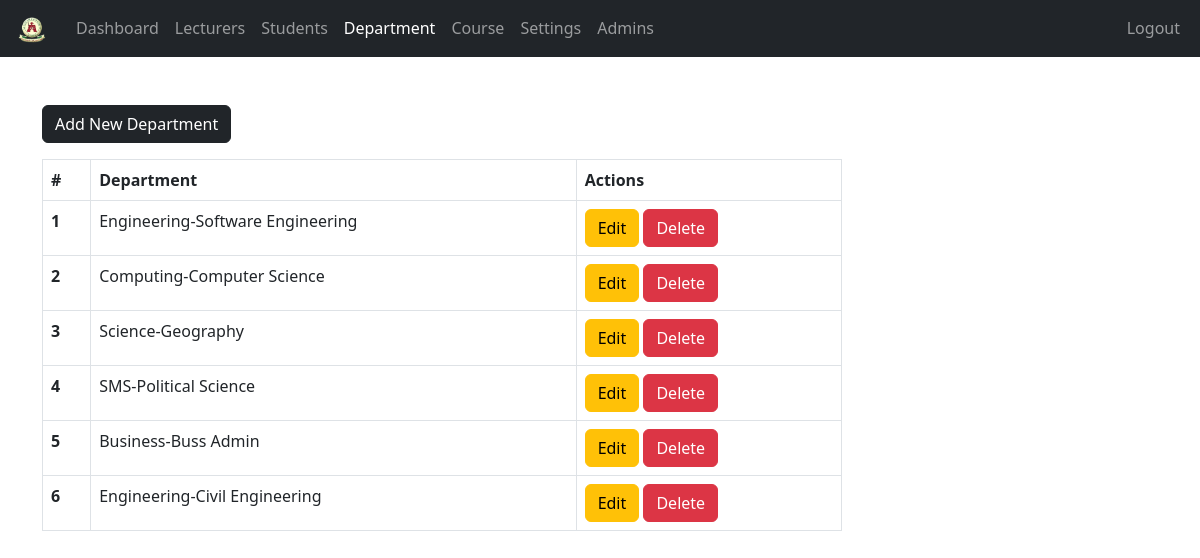
/admin/department.php (signed in), run on an earlier commit of the app's database.
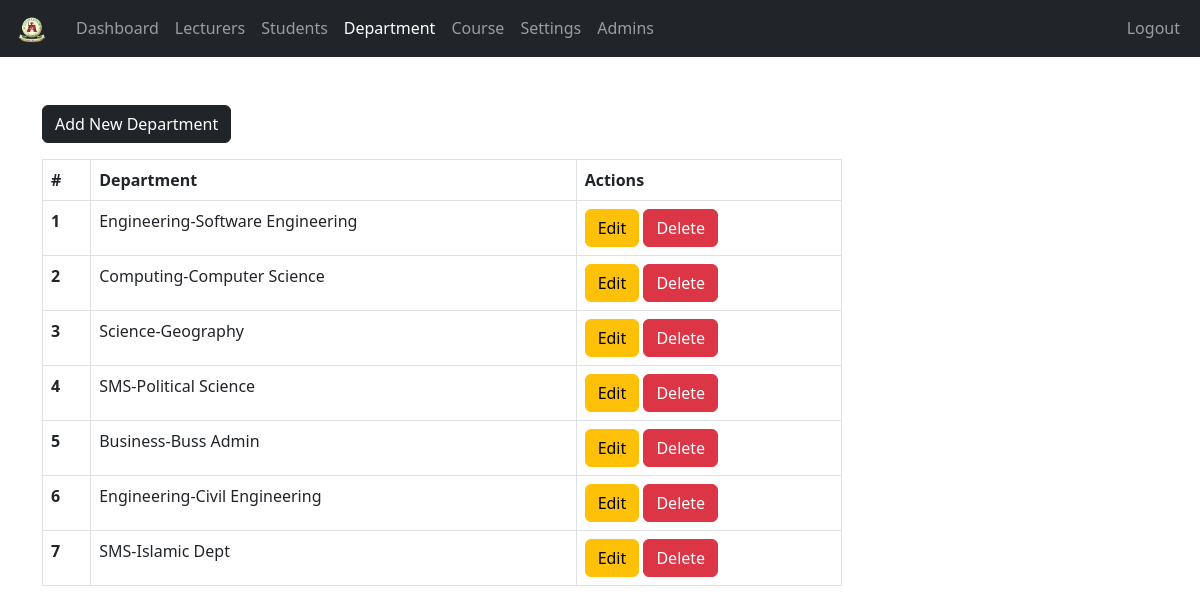
And on a later commit of the database.
### tables this page shows
CREATE TABLE `departments` (
  `department_id` int NOT NULL AUTO_INCREMENT,
  `department` varchar(255) NOT NULL,
  `faculty` varchar(255) NOT NULL,
  PRIMARY KEY (`department_id`),
  UNIQUE KEY `department_id` (`department_id`)
);

### admin/data/department.php (called while the page is built, shortened)
<?php
function getAllDepartments($conn){
  $sql = "SELECT department_id, department, faculty FROM departments";
  $stmt = $conn->prepare($sql);
  $stmt->execute();
  if ($stmt->rowCount() >= 1) {
    return $stmt->fetchAll(PDO::FETCH_ASSOC);
  } else {
    return [];
  }
}
?>

### admin/department.php (the view, shortened to what this page needs)
<?php
if (isset($_SESSION['admin_id']) &&
    isset($_SESSION['role'])) {
    if ($_SESSION['role'] == 'Admin') {
       include "../DB_connection.php";
       include "data/department.php";
       $departments = getAllDepartments($conn);
 ?>
<!DOCTYPE html>
<html lang="en">
<head>
	<link rel="stylesheet" href="https://cdn.jsdelivr.net/npm/bootstrap@5.2.0/dist/css/bootstrap.min.css">
	<link rel="stylesheet" href="../css/style.css">
  <link rel="stylesheet" href="https://cdnjs.cloudflare.com/ajax/libs/font-awesome/4.7.0/css/font-awesome.min.css">
</head>
<body>
    <?php
        include "inc/navbar.php";
        if ($departments != 0) {
     ?>
     <div class="container mt-5">
        <a href="department-add.php"
           class="btn btn-dark">Add New Department</a>
           <div class="table-responsive">
              <table class="table table-bordered mt-3 n-table">
                <thead>
                  <tr>
                    <th scope="col">#</th>
                    <th scope="col">Department</th>
                    <th scope="col">Actions</th>
                  </tr>
                </thead>
                <tbody>
                  <?php $i = 0; foreach ($departments as $department ) {
                    $i++;  ?>
                  <tr>
                    <th scope="row"><?=$i?></th>
                    <td>
                      <?php
                          echo $department['faculty'].'-'.
                                     $department['department'];
                       ?>
                    </td>
                    <td>
                        <a href="department-edit.php?department_id=<?=$department['department_id']?>"
                           class="btn btn-warning">Edit</a>
                        <a href="department-delete.php?department_id=<?=$department['department_id']?>"
                           class="btn btn-danger">Delete</a>
                    </td>
                  </tr>
                <?php } ?>
                </tbody>
              </table>
           </div>
         <?php } ?>
     </div>
</body>
</html>
<?php
  }else {
    header("Location: ../login.php");
    exit;
  }
}else {
	header("Location: ../login.php");
	exit;
}
?>

What changed in the data, as far as the page shows it:
added departments: faculty "SMS", department "Islamic Dept"
